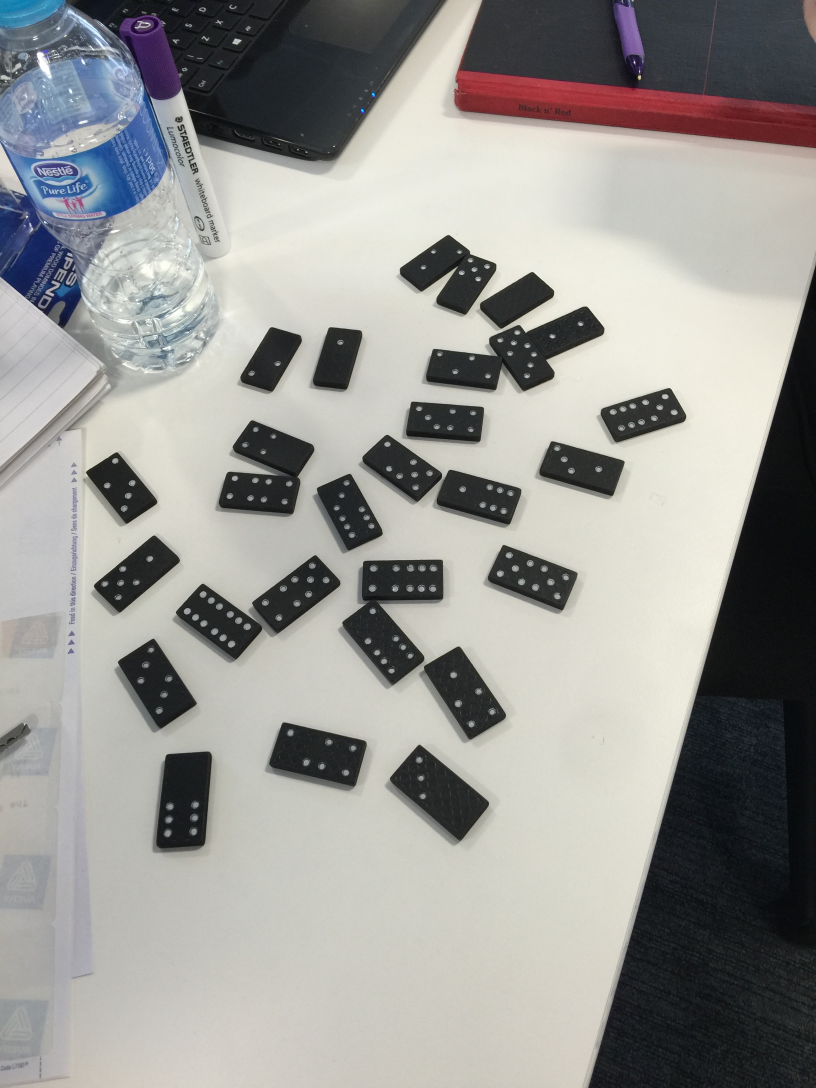
#> input picture dominator/tests/data/image/IMG_4580.JPG, 2448 x 3264 px, given in place of IMG_4588.JPG, which was not available (shown at 1/3 size)
$ python scan_extractor.py   (Python 2 division)
#> lines starting #> are read from the running program, lines starting #| are printed output that depends on the picture; after the words box and inside, x2 and y2 are one past the last pixel; in counts of white or black regions, pixels touching at a corner belong together; pictures that were not available may be replaced by others from this repository, and a replacement may not be noted
#> in __init__, self.image is the input picture: shape (3264, 2448, 3); mean B, G, R 148.6, 152, 152.6
### dominator/segmentation/threshold.py
# -*- coding: utf-8 -*-
"""
Created on Sat Mar 12 11:59:39 2016

@author: kaelon
"""
import numpy as np
import cv2
import sys

class ThresholdSegmentation():

    THRESHOLD_TYPES = (None,
                       'GRAYSCALE',)

    def __init__(self, image, threshold, thresh_type=None):
        ''' The ThresholdSegmentation class is used to remove all pixels
        within an image that fall below a specified threshold'''
#> called with threshold = 220, thresh_type = 'GRAYSCALE'
        assert image.dtype == np.uint8, "Expected uint8, m8!, you gave us {0}".format(image.dtype)
        assert type(threshold) is int
        assert thresh_type in ThresholdSegmentation.THRESHOLD_TYPES

        self.threshold_type = thresh_type
        self.image = image
        self.threshold = threshold

        self.preprocess_image()

    def preprocess_image(self):
        if self.threshold_type == 'GRAYSCALE':
            assert self.image.ndim == 3
            self.image = cv2.cvtColor(self.image, cv2.COLOR_BGR2GRAY)
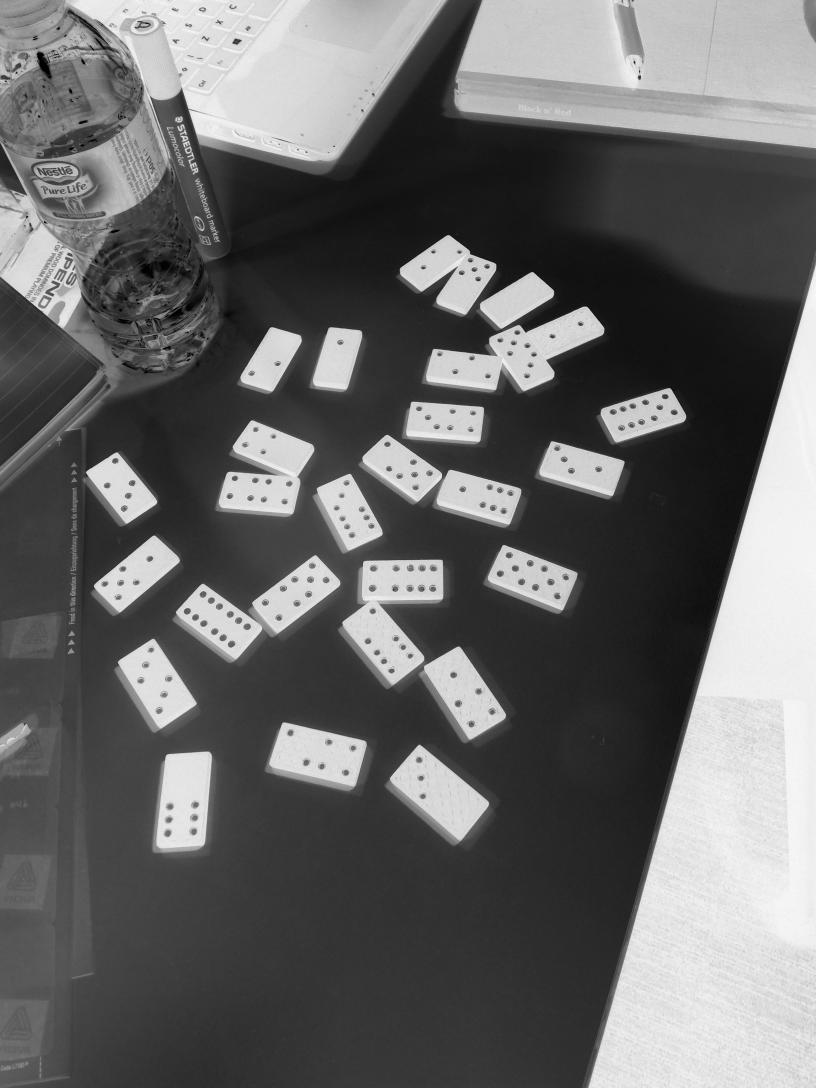
#> self.image: shape (3264, 2448) (shown at 1/3 size); min 0, max 254, mean 103.2

    def segment_image(self):
        ''' Segments an image using a thresholding appraoch'''
        binary = self.binary_mask()

        seg_img = self.image.copy()
        seg_img[binary == 0] = 0

        return seg_img, binary

    def binary_mask(self):
        ''' Obtains a binary mask using a thresholding approach'''
        binary = self.image.copy()
        binary[binary < self.threshold] = 0
        binary[binary != 0] = 1
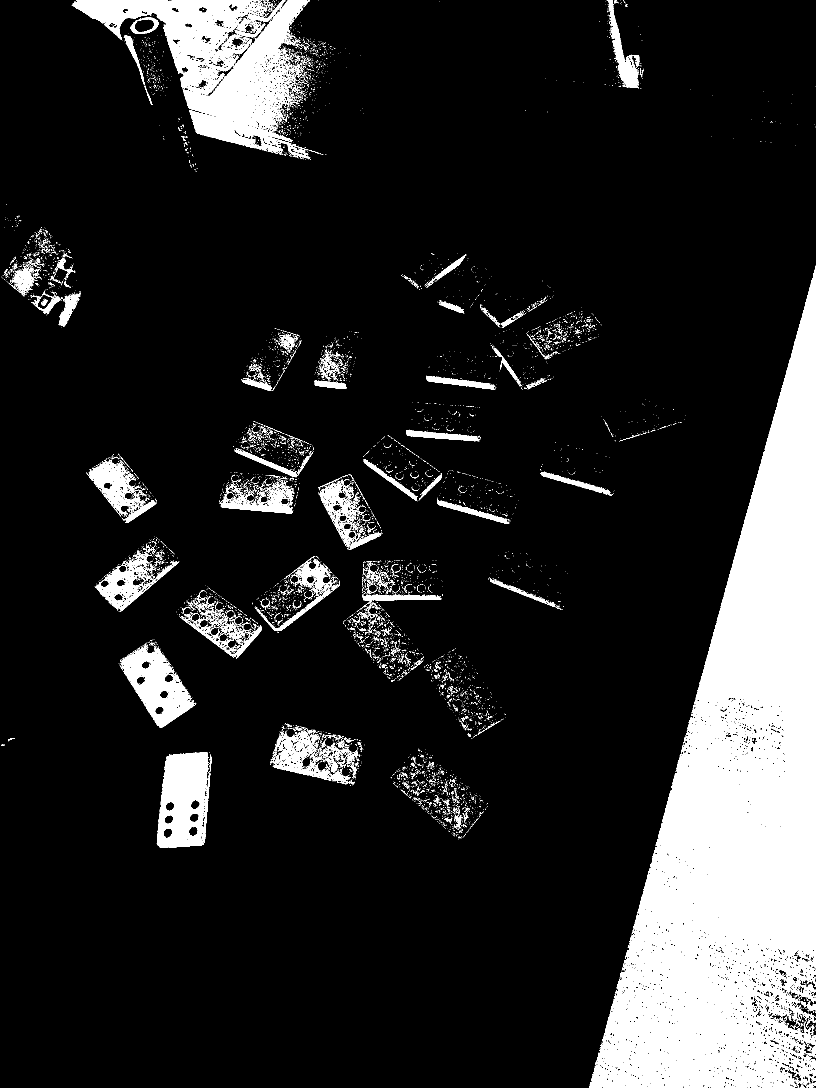
#> binary: shape (3264, 2448) (shown at 1/3 size); values 0 (black) and 1 (white), 13.9% white; 10131 white regions (9620 under 20 px), largest, box (x1, y1, x2, y2) and area: (1767, 797, 2448, 3264) 779336, (215, 0, 931, 476) 121116, (471, 2257, 631, 2544) 33807

        return binary

# [19 lines that do not run on import are left out]

### dominator/domino_extractor/scan_extractor.py
from dominator.segmentation.threshold import ThresholdSegmentation
import numpy as np
from matplotlib import pyplot as plt
from scipy.signal import argrelextrema
import cv2
import math


class ScanExtractor(object):

    def __init__(self, scene_path):
        self.image = cv2.imread(scene_path)

        cv2.imshow('Input Image', cv2.resize(self.image.astype(np.uint8), (450, 600)))

    def process(self):
        thresholder = ThresholdSegmentation(~self.image, 220, thresh_type='GRAYSCALE')
        image, mask = thresholder.segment_image()

        mask *= 255
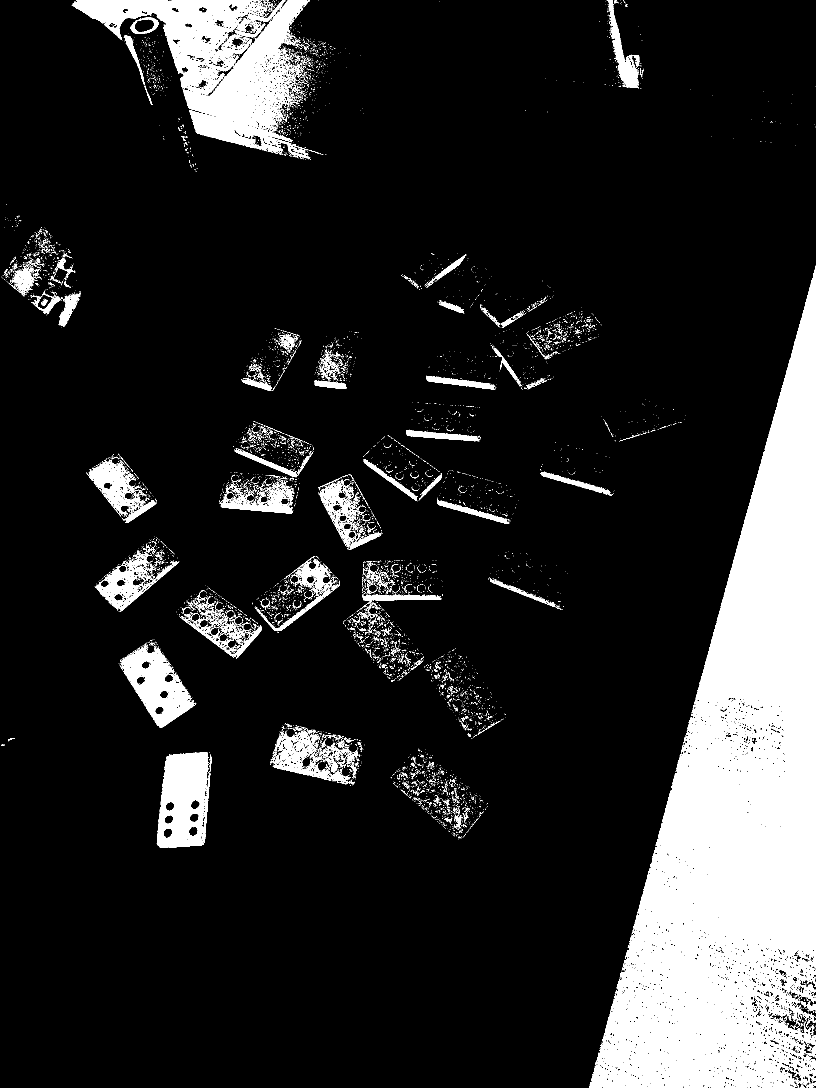
#> mask: shape (3264, 2448) (shown at 1/3 size); 13.9% white; 10131 white regions (9620 under 20 px), largest, box (x1, y1, x2, y2) and area: (1767, 797, 2448, 3264) 779336, (215, 0, 931, 476) 121116, (471, 2257, 631, 2544) 33807

        kernel = np.ones((80,80),np.uint8)
        morphed = cv2.morphologyEx(mask, cv2.MORPH_CLOSE, kernel=kernel)
#> morphed: shape (3264, 2448); 24.1% white; 29 white regions (14 under 20 px), largest, box (x1, y1, x2, y2) and area: (1768, 802, 2448, 3264) 839571, (530, 760, 1806, 2216) 461147, (216, 0, 1083, 517) 248333

        labelCount, labelledMask = cv2.connectedComponents(morphed)
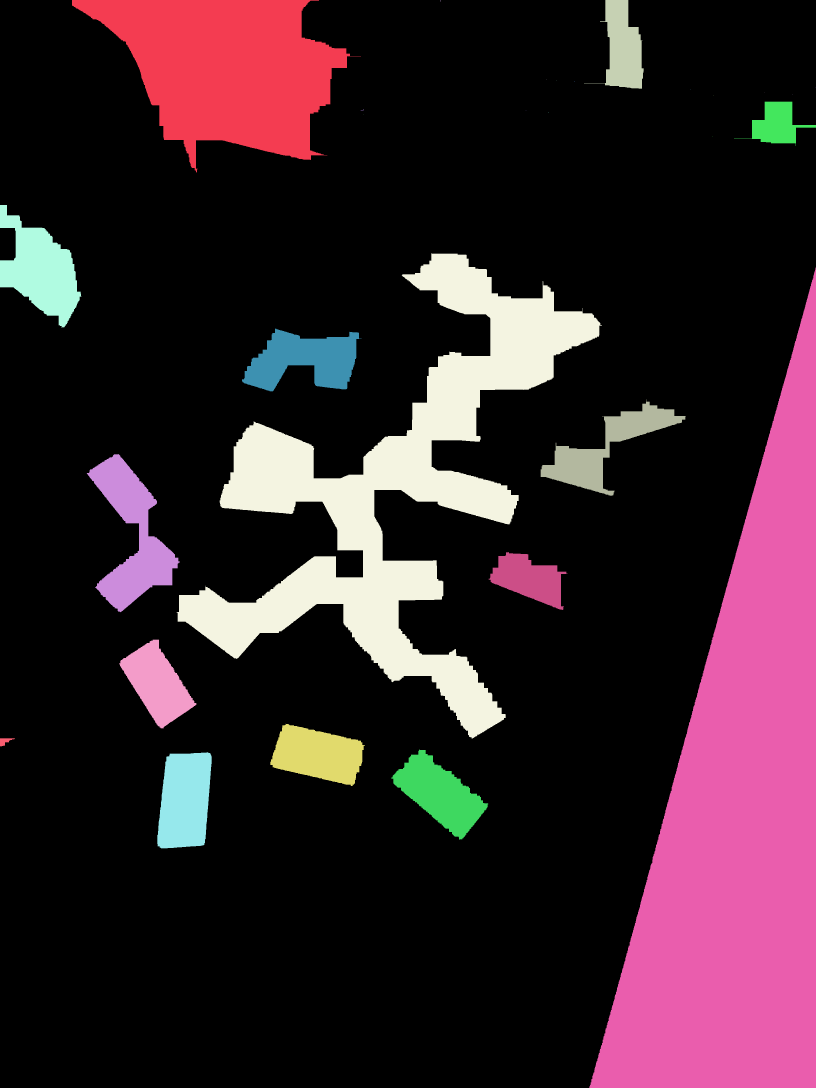
#> labelledMask: shape (3264, 2448) int32 (shown at 1/3 size); 30 distinct labels, from 0 to 29; one colour per label, 0 black
#> labelCount = 30

        counts = np.bincount(labelledMask[labelledMask!=0])
#> counts = 30 values, max 839571 at index 20, min 0 at index 0, mean 64228.1
        maxIndex = counts.argmax()
#> maxIndex = 20

        labelledMask[labelledMask!=maxIndex] = 0
#> labelledMask: shape (3264, 2448) int32; values 0 (black) and 20 (white), 10.5% white; 1 white region, box (x1, y1, x2, y2) and area: (1768, 802, 2448, 3264) 839571
        labelledMask[labelledMask==maxIndex] = 255

        labelledMask = labelledMask.astype(np.uint8)

        cv2.imshow('max', cv2.resize(labelledMask.astype(np.uint8), (450, 600)))
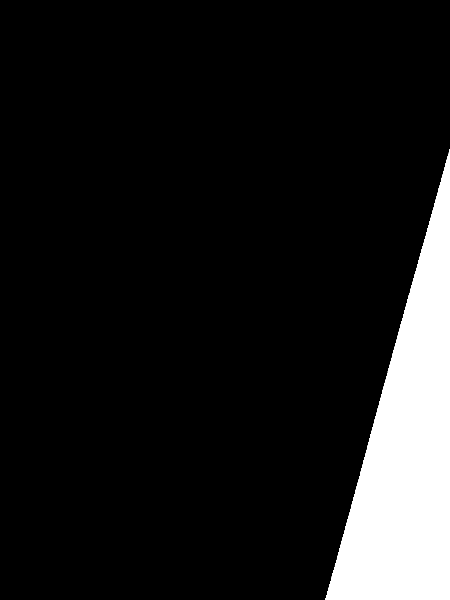
#> window 'max': shape (600, 450); min 0, max 255, mean 26.8

        rows = []
        widths = []

        for row in labelledMask:
            res = np.where(row==255)
            leftPos = res[0][0] if len(res[0]) > 1 else res[0] if len(res[0]) != 0 else -1
            width = np.where(row[leftPos:] == 0)

            width = width[0][0] if len(width[0]) > 1 else width[0] if len(width[0]) != 0 else -1
            rightPos = leftPos + width
            widths.append(rightPos-leftPos)
            rows.append((leftPos, rightPos))
#> after the loop, rows = 802 items, first 6: (-1, [-1]), (-1, [-1]), (-1, [-1]), (-1, [-1]), (-1, [-1]), (-1, [-1]); widths = 802 items, first 6: [0], [0], [0], [0], [0], [0]

        hist, bins = np.histogram(widths)
        peaks = argrelextrema(hist, np.greater)

        min_peak = peaks[0][0] if len(peaks[0]) > 1 else peaks[0]
        width = int(round(bins[min_peak]))

        height = width*2

        print "First peak is at: {0}, with value {1}".format(min_peak, bins[min_peak])
        print "Estimated Domino Dimensions: {0}x{1}px".format(width, height)

        annotated = self.image.copy()

        cv2.rectangle(annotated, (0, 0), (width, height), (255, 0, 0), 5)
        cv2.imshow('annotated', cv2.resize(annotated, (450, 600)))

        plt.plot(hist)

        #plt.plot(rows)
        plt.show()

        cv2.waitKey(0)

if __name__ == '__main__':
#> (the run stopped early here; a loop or call above may not have finished)

$ run again, on dominator/tests/data/image/IMG_4582.JPG
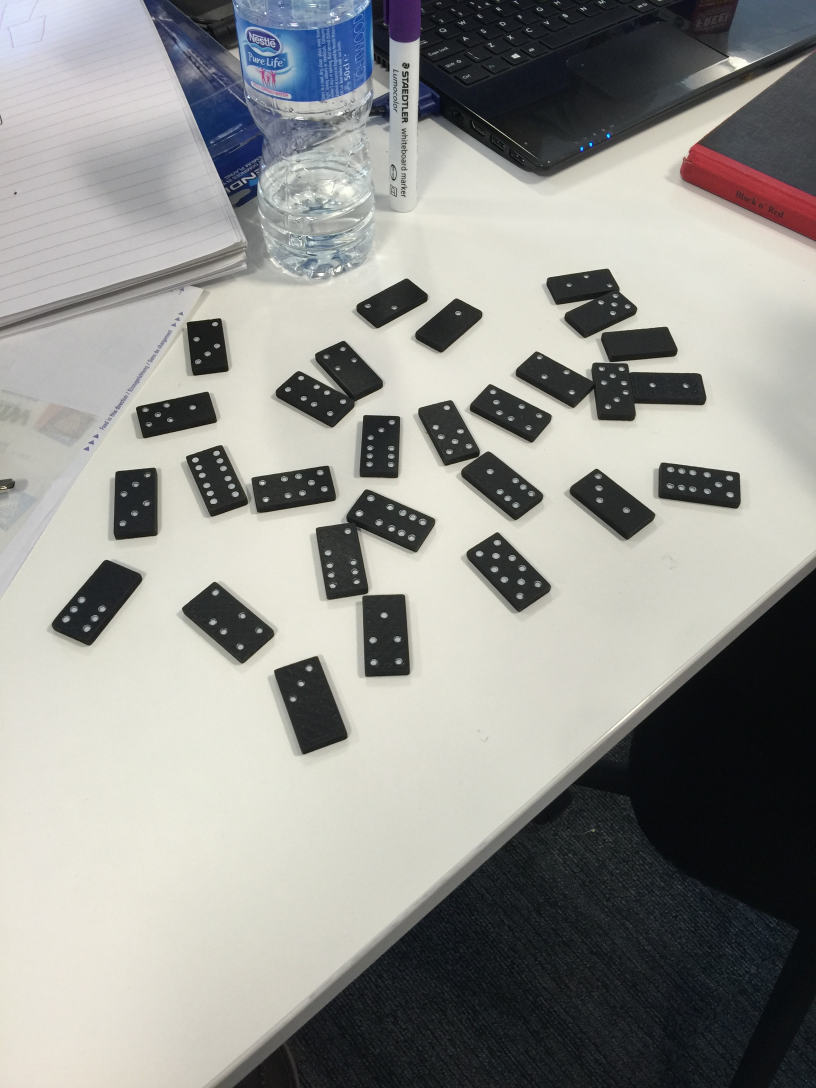
#> input picture dominator/tests/data/image/IMG_4582.JPG, 2448 x 3264 px, given in place of IMG_4588.JPG, which was not available (shown at 1/3 size)
#> in __init__, self.image is the input picture: shape (3264, 2448, 3); mean B, G, R 144.1, 148, 147.7
#> mask: shape (3264, 2448); 19.7% white; 6450 white regions (6106 under 20 px), largest, box (x1, y1, x2, y2) and area: (859, 1705, 2448, 3264) 1205390, (1255, 0, 2005, 500) 212214, (561, 956, 685, 1126) 14570
#> morphed: shape (3264, 2448); 30.6% white; 35 white regions (20 under 20 px), largest, box (x1, y1, x2, y2) and area: (701, 1706, 2448, 3264) 1363213, (410, 823, 2115, 1826) 402236, (1111, 0, 2448, 512) 379469
#> in process, `labelCount, labelledMask = cv2.connectedComponents(morphed)`:
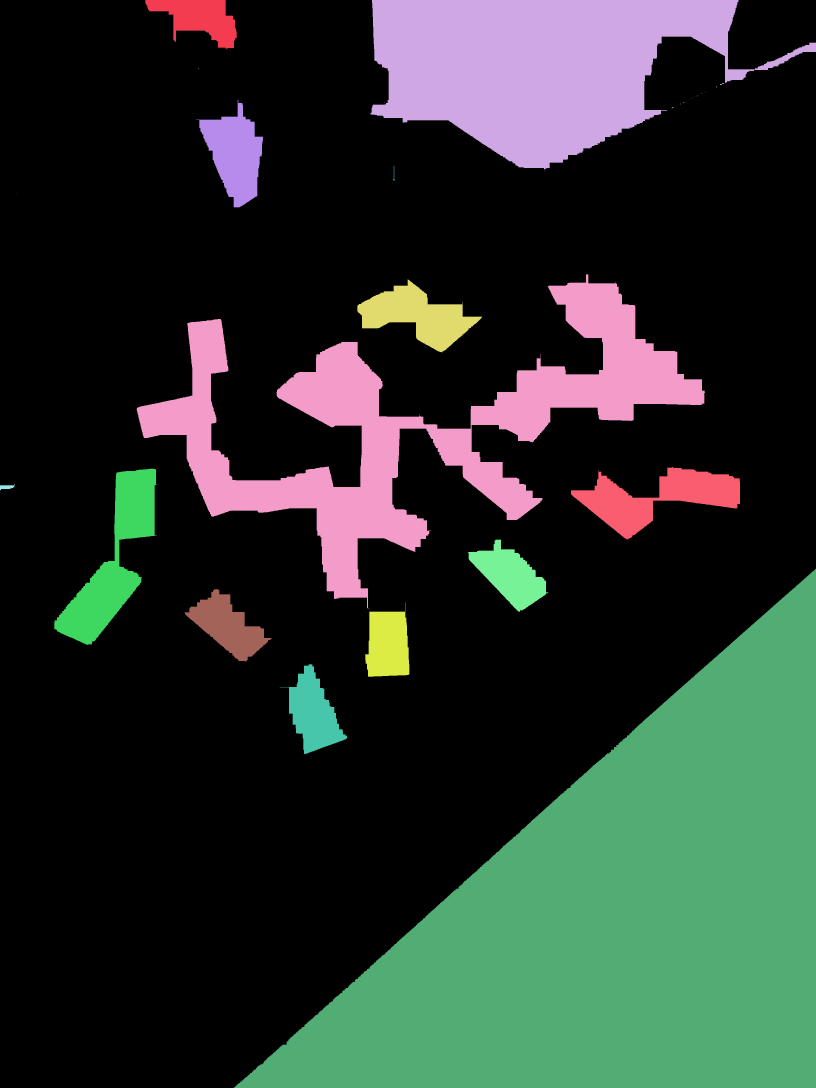
#> labelledMask: shape (3264, 2448) int32 (shown at 1/3 size); 36 distinct labels, from 0 to 35; one colour per label, 0 black
#> labelCount = 36
#> counts = 36 values, max 1363213 at index 31, min 0 at index 0, mean 67867.4
#> maxIndex = 31
#> in process, `cv2.imshow('max', cv2.resize(labelledMask.astype(np.uint8), (450, 600)))`:
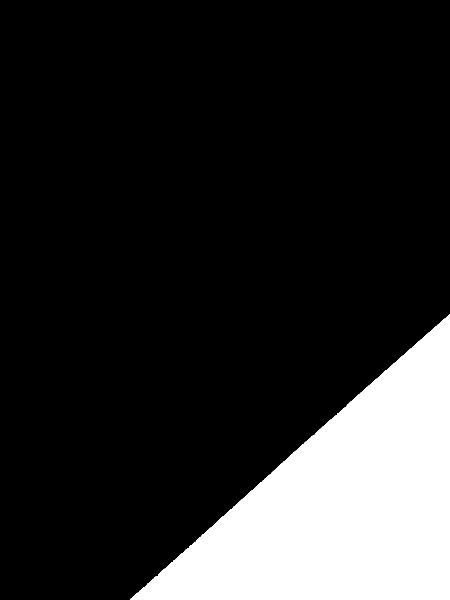
#> window 'max': shape (600, 450); min 0, max 255, mean 43.5
#> after the loop in process, `for row in labelledMask:`: rows = 1706 items, first 6: (-1, [-1]), (-1, [-1]), (-1, [-1]), (-1, [-1]), (-1, [-1]), (-1, [-1]); widths = 1706 items, first 6: [0], [0], [0], [0], [0], [0]
